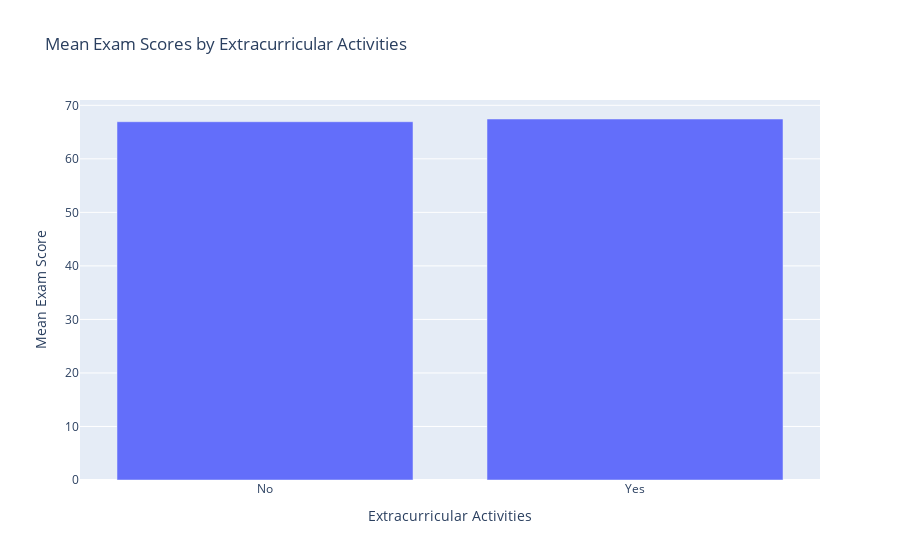

Notebook code cell kept with this figure:
### Markdown cell above
This code creates a histogram using Plotly Express to visualize the distribution of exam scores in the dataset. The x axis represents the "Exam_Score" column from the dataset, and the histogram is divided into 10 bins (nbins=10). The chart's title is set to "Distribution of Exam Scores," while custom axis labels "Exam Score" (x-axis) and "Frequency" (y-axis) are added for clarity. The fig1.show() command displays the interactive histogram.

### Code cell
grouped_scores_df = grouped_scores.reset_index()
grouped_scores_df['Extracurricular_Activities'] = grouped_scores_df['Extracurricular_Activities'].map({1: "Yes", 0: "No"})
fig2 = px.bar(grouped_scores_df, x='Extracurricular_Activities', y='Exam_Score',
              title="Mean Exam Scores by Extracurricular Activities",
              labels={'Exam_Score': 'Mean Exam Score', 'Extracurricular_Activities': 'Extracurricular Activities'})
fig2.show()

### Figure 1 — Plotly figure (JSON) as saved in the notebook; plotly's stock layout.template omitted (floating-point values rounded to 4 significant figures)
{"data": [{"alignmentgroup": "True", "hovertemplate": "Extracurricular Activities=%{x}<br>Mean Exam Score=%{y}<extra></extra>", "legendgroup": "", "marker": {"color": "#636efa", "pattern": {"shape": ""}}, "name": "", "offsetgroup": "", "orientation": "v", "showlegend": false, "textposition": "auto", "type": "bar", "x": ["No", "Yes"], "xaxis": "x", "y": [66.93, 67.44], "yaxis": "y"}], "layout": {"barmode": "relative", "legend": {"tracegroupgap": 0}, "title": {"text": "Mean Exam Scores by Extracurricular Activities"}, "xaxis": {"anchor": "y", "domain": [0, 1], "title": {"text": "Extracurricular Activities"}}, "yaxis": {"anchor": "x", "domain": [0, 1], "title": {"text": "Mean Exam Score"}}}}
